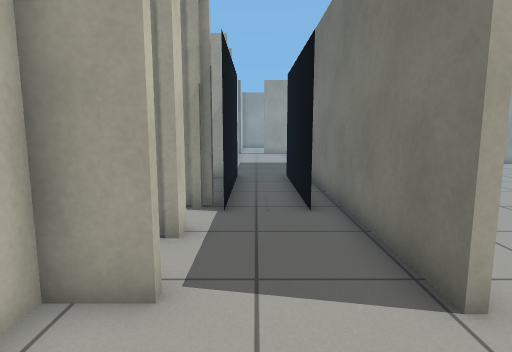
View 1 (above)

22 first-person views from a walk through a Gazebo world. The camera is 0.94 m above the floor, tilts 8° down and sees 75° across. The lines on the ground mark 1 m squares. The floor is counted in squares, 0.5 m on a side. Each view is taken from the middle of a square. On the plan, view 1 faces up. The plan holds only what a view shows up to about 17 squares ahead; the rest is blank. The place goes on beyond the plan.

View 2
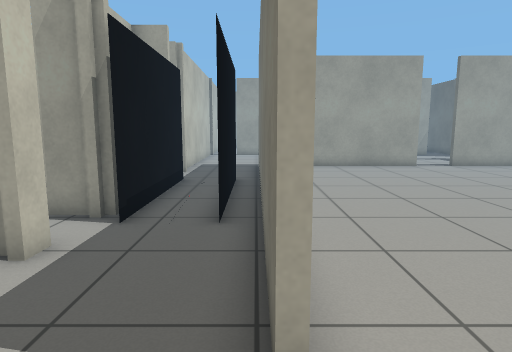

View 3
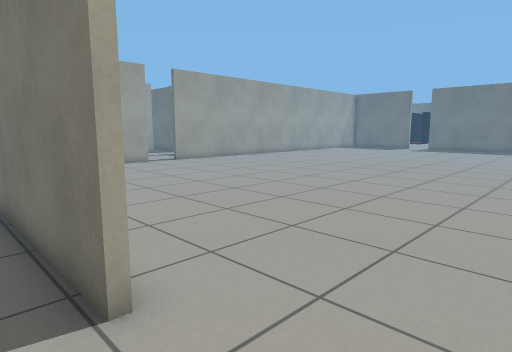

View 4
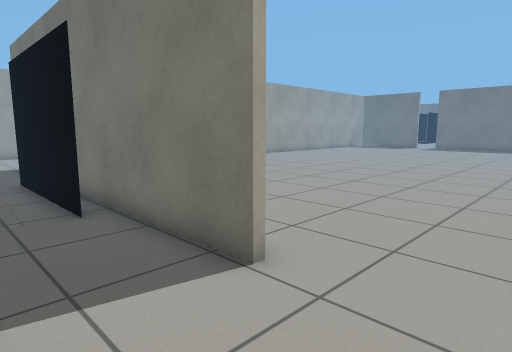

View 5
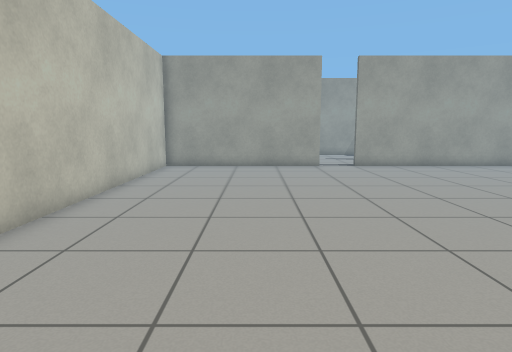

View 6
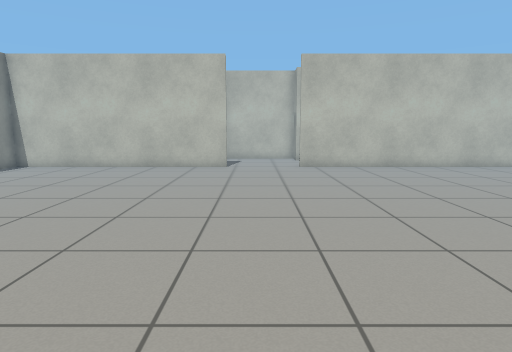

View 7
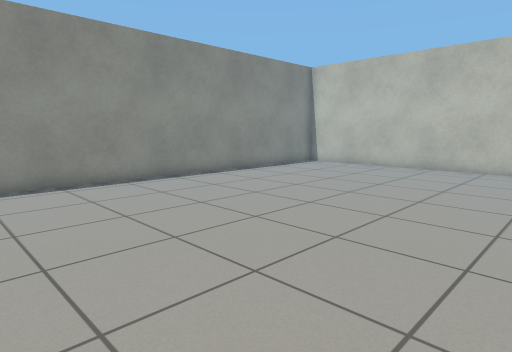

View 8
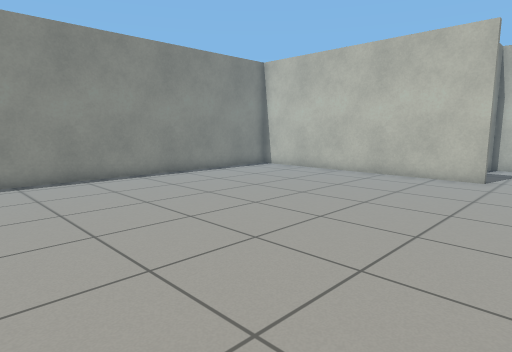

View 9
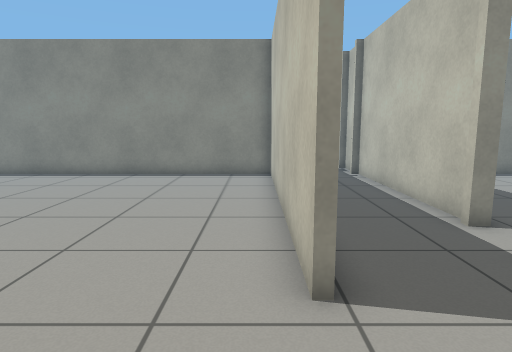

View 10
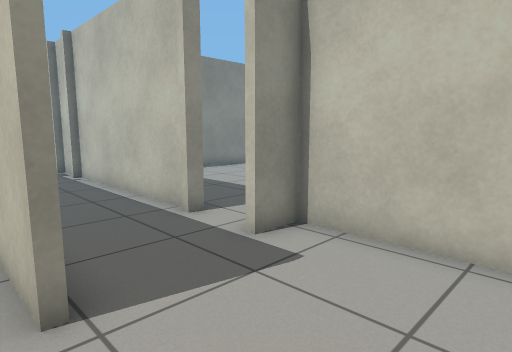

View 11
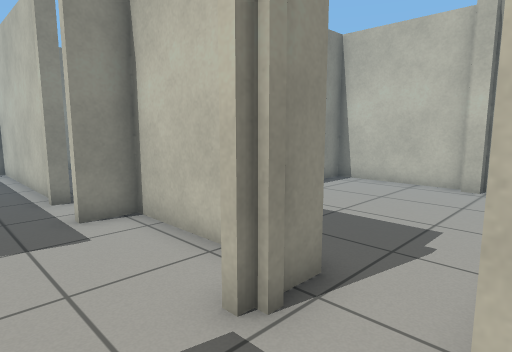

View 12
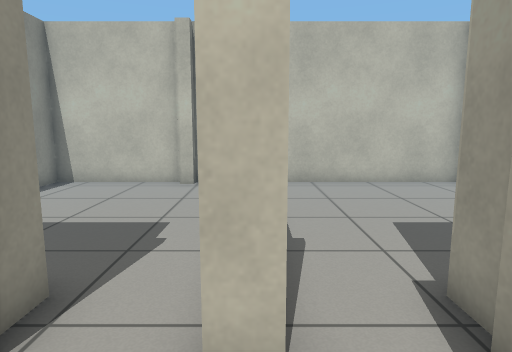

View 13
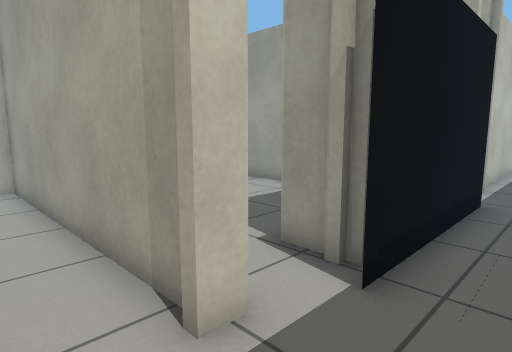

View 14
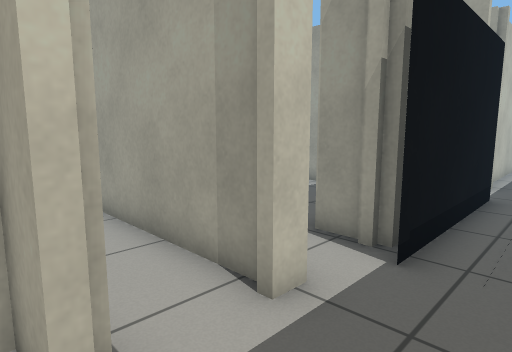

View 15
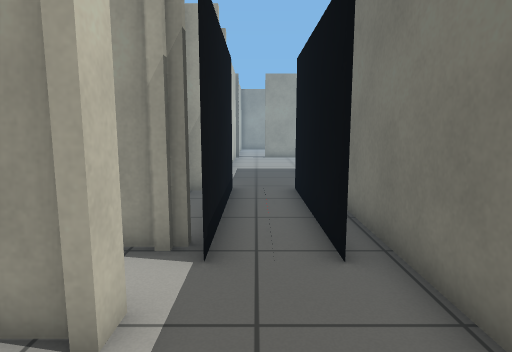

View 16
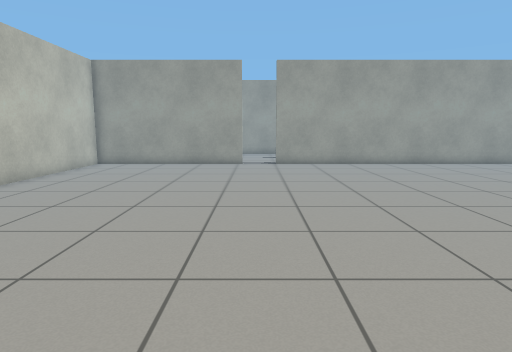

View 17
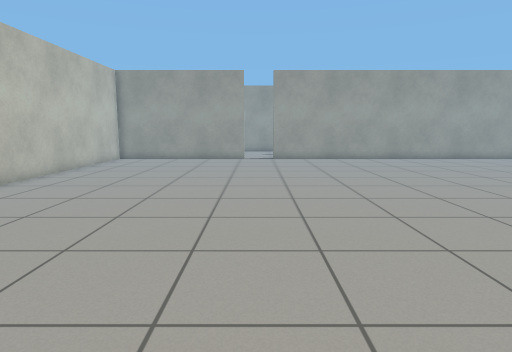

View 18
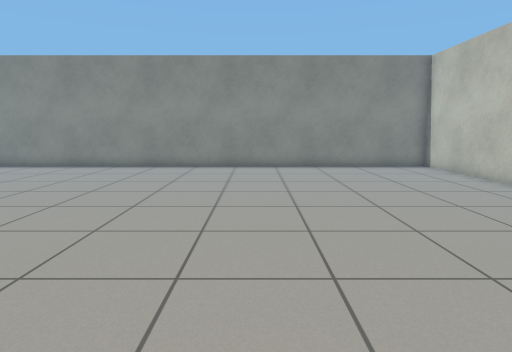

View 19
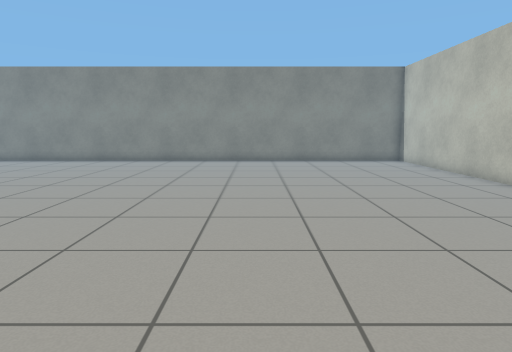

View 20
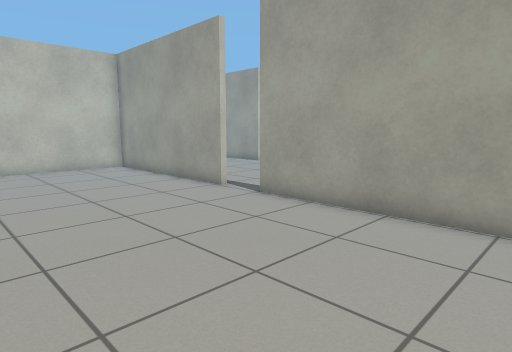

View 21
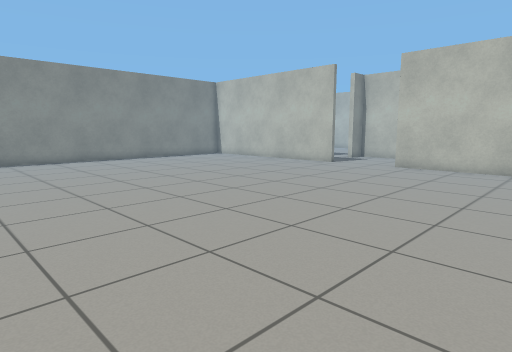

View 22
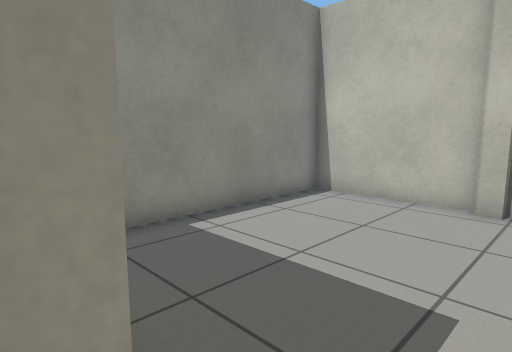

### Floor plan
Ten units are one square. View 1 is at (0, 0); x grows to the right and y downward. Boxes are objects, and circles mark ways between rooms. Rooms are numbered by the first view taken in them; rooms with no view inside come last. Other rooms are left out.
<svg viewBox="-113 -200 313 316">
<path fill="none" stroke="#000" d="M-13 38 -13 111M-16 33 -11 33M-10 -34 -23 -34 -23 11 -10 11M24 4 24 110 195 110M104 -181 24 -181 24 -31M195 -181 120 -181M21 -152 21 -159M-13 -195 -13 -169M-13 -62 -13 -55M21 -56 21 -128M-26 -36 -18 -36M-108 -34 -108 11 -45 11M-16 -58 -108 -58 -108 -38 -104 -38 -104 -32M21 -31 21 -56"/>
<rect x="-15" y="-135" width="10" height="60" fill="#bbb"><title>ramp</title></rect>
<rect x="5" y="-135" width="10" height="60" fill="#bbb"><title>ramp</title></rect>
<circle cx="20" cy="-15" r="3" fill="#2a7"/>
<circle cx="5" cy="-40" r="3" fill="#2a7"/>
<circle cx="115" cy="-180" r="3" fill="#2a7"/>
<circle cx="0" cy="-60" r="3" fill="#2a7"/>
<text x="0" y="30">1</text>
<text x="110" y="-30">2</text>
<text x="10" y="-140">3</text>
<text x="-60" y="-30">4</text>
</svg>
Room 1 opens to room 2. Room 1 opens to room 4. Room 2 opens to room 3. Room 3 opens to room 4.

Where each view was taken, in squares from view 1:
view 1: 0 up, 0 right, facing up
view 2: 1 up, 2 right, facing up
view 3: 0 up, 1 right, facing up-right
view 4: 0 up, 1 left, facing up-right
view 5: 1 up, 7 right, facing up
view 6: 1 up, 19 right, facing left
view 7: 1 up, 19 right, facing down-left
view 8: 2 up, 16 right, facing down-left
view 9: 3 up, 3 right, facing down
view 10: 3 up, 3 right, facing down-left
view 11: 6 up, 1 right, facing down-left
view 12: 6 up, 1 right, facing left
view 13: 4 up, 1 right, facing up-left
view 14: 3 up, 1 right, facing up-left
view 15: 3 up, 0 right, facing up
view 16: 0 up, 11 right, facing up
view 17: 3 down, 11 right, facing up
view 18: 6 up, 11 right, facing down
view 19: 9 up, 11 right, facing down
view 20: 11 up, 19 right, facing up-left
view 21: 10 up, 19 right, facing down-left
view 22: 5 up, 2 left, facing down-left
